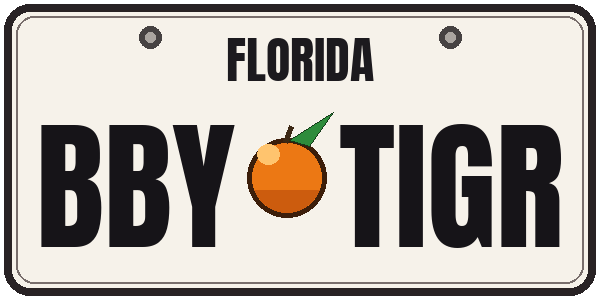
#> input picture video-projects/unlocking-ai-miami-takeover/assets/plates/BBY_TIGR_florida_plate_drawn_R01.png, 600 x 300 px
$ python plate_pullback.py ../../assets/plates/BBY_TIGR_florida_plate_drawn_R01.png ../../assets/plates/BBY_TIGR_florida_plate.png 1.0
#> lines starting #> are read from the running program, lines starting #| are printed output that depends on the picture
"""EP02 ending: start tight & square-on to the BBY TIGR plate, pull back to the exact framing of the
drive-off clip's first frame, so the cut into S12.mp4 is invisible. Director note replaces the plate cutaway.
Usage: python3 scripts/ep02/plate_pullback.py <S12_keyframe.png> <out.mp4> [dur]"""
import sys, os, subprocess, tempfile
from PIL import Image
src, out = sys.argv[1], sys.argv[2]; DUR = float(sys.argv[3]) if len(sys.argv) > 3 else 1.3
im = Image.open(src).convert("RGB")
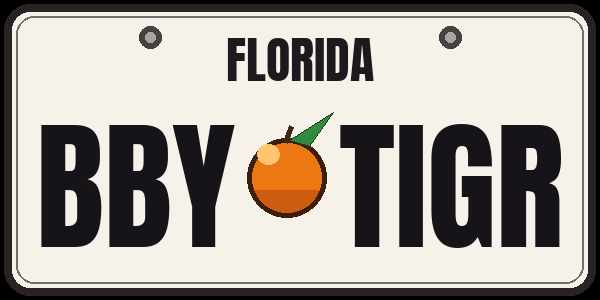
#> im: PIL image 600x300 RGB; mean R, G, B 166.2, 160.3, 154.1
start = (660 - 146, 962 - 260, 660 + 146, 962 + 260)          # plate, 9:16
end = (0, 7 / 0.765, 941, 7 / 0.765 + 1264 / 0.765)            # == grok clip frame 0 (scale .765, oy 7)
def ease(x): return x * x * (3 - 2 * x)
tmp = tempfile.mkdtemp(); n = int(round(DUR * 24))
for i in range(n):
    p = ease(max(0, (i / (n - 1) - 0.12) / 0.88))               # brief hold on the plate first
    box = tuple(a + (b - a) * p for a, b in zip(start, end))
#> (the run stopped early here; a loop or call above may not have finished)
